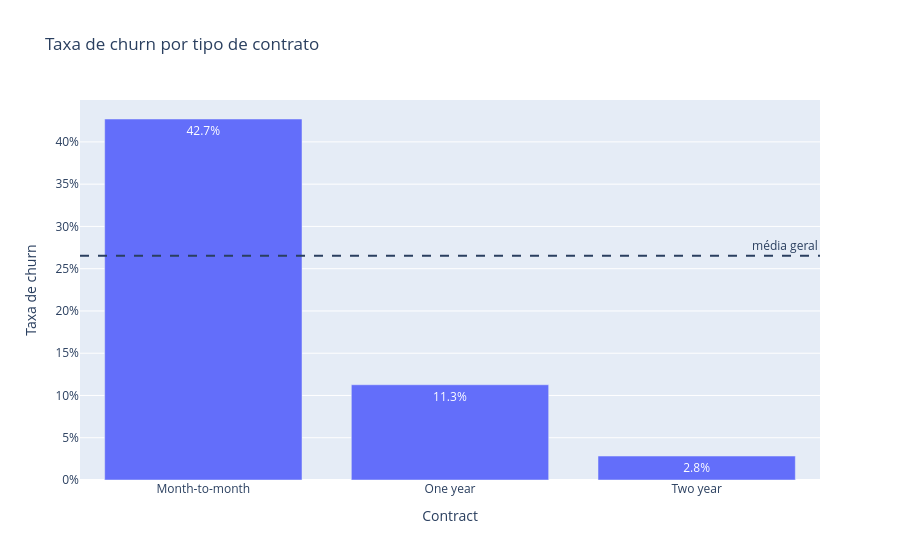
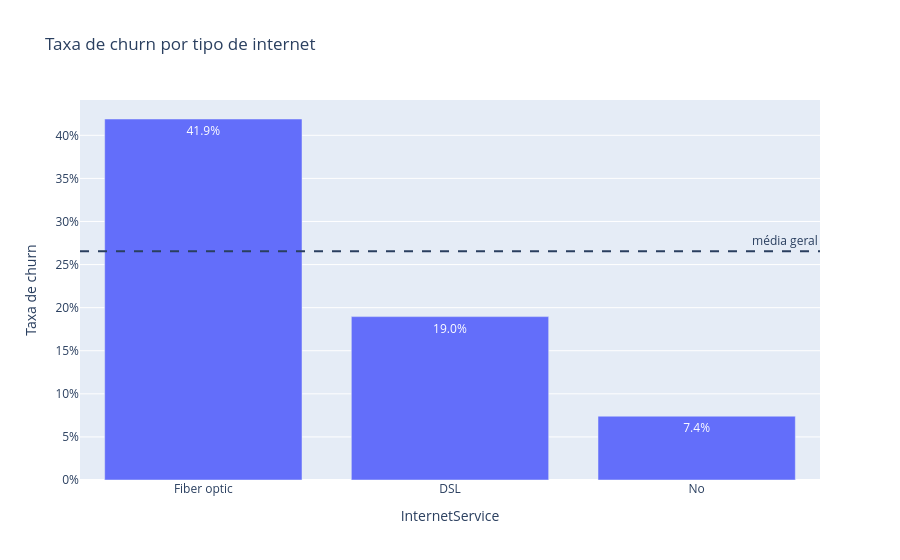
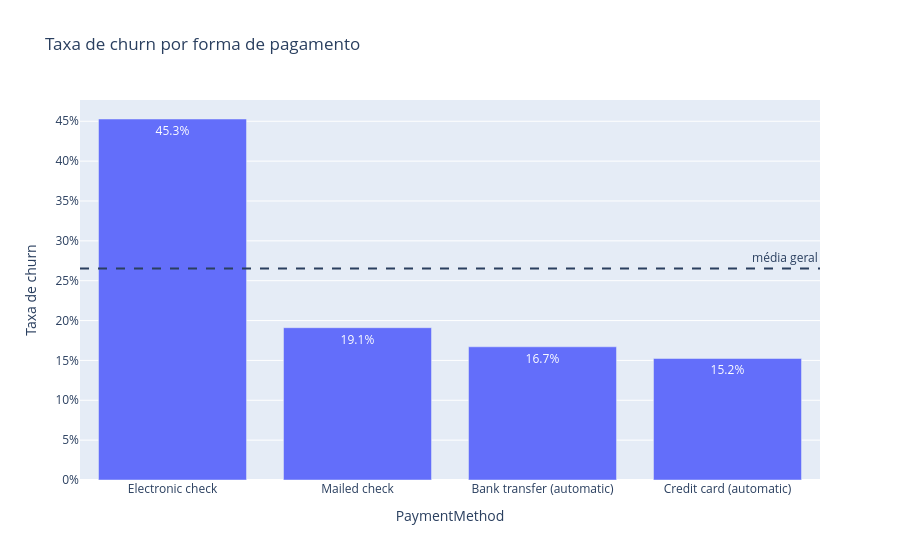

Notebook code cell kept with these figures, in order:
### Code cell
# ---------------------------------------------------------------
# Barras: churn por contrato, internet e pagamento
# ---------------------------------------------------------------
for coluna, rotulo in dimensoes.items():
    fig = grafico_taxa(resumo_churn(df_telco_limpo, coluna), coluna, f"Taxa de churn por {rotulo.lower()}")
    fig.show()

# ESPERADO: três gráficos de barras, cada um com a linha tracejada da média geral.
# AUXÍLIO DE EXECUÇÃO: se nenhum gráfico aparecer, reinicie o kernel e rode de novo a célula do import.

### Figure 1 — Plotly figure (JSON) as saved in the notebook; plotly's stock layout.template omitted (floating-point values rounded to 4 significant figures)
{"data": [{"customdata": [[3875, 1655], [1473, 166], [1695, 48]], "hovertemplate": "Contract=%{x}<br>Taxa de churn=%{y}<br>clientes=%{customdata[0]}<br>cancelaram=%{customdata[1]}<extra></extra>", "legendgroup": "", "marker": {"color": "#636efa", "pattern": {"shape": ""}}, "name": "", "orientation": "v", "showlegend": false, "textposition": "auto", "texttemplate": "%{y:.1%}", "type": "bar", "x": ["Month-to-month", "One year", "Two year"], "xaxis": "x", "y": [0.4271, 0.1127, 0.02832], "yaxis": "y"}], "layout": {"annotations": [{"showarrow": false, "text": "média geral", "x": 1, "xanchor": "right", "xref": "x domain", "y": 0.2654, "yanchor": "bottom", "yref": "y"}], "barmode": "relative", "legend": {"tracegroupgap": 0}, "shapes": [{"line": {"dash": "dash"}, "type": "line", "x0": 0, "x1": 1, "xref": "x domain", "y0": 0.2654, "y1": 0.2654, "yref": "y"}], "title": {"text": "Taxa de churn por tipo de contrato"}, "xaxis": {"anchor": "y", "domain": [0, 1], "title": {"text": "Contract"}}, "yaxis": {"anchor": "x", "domain": [0, 1], "tickformat": ".0%", "title": {"text": "Taxa de churn"}}}}

### Figure 2 — Plotly figure (JSON) as saved in the notebook; plotly's stock layout.template omitted (floating-point values rounded to 4 significant figures)
{"data": [{"customdata": [[3096, 1297], [2421, 459], [1526, 113]], "hovertemplate": "InternetService=%{x}<br>Taxa de churn=%{y}<br>clientes=%{customdata[0]}<br>cancelaram=%{customdata[1]}<extra></extra>", "legendgroup": "", "marker": {"color": "#636efa", "pattern": {"shape": ""}}, "name": "", "orientation": "v", "showlegend": false, "textposition": "auto", "texttemplate": "%{y:.1%}", "type": "bar", "x": ["Fiber optic", "DSL", "No"], "xaxis": "x", "y": [0.4189, 0.1896, 0.07405], "yaxis": "y"}], "layout": {"annotations": [{"showarrow": false, "text": "média geral", "x": 1, "xanchor": "right", "xref": "x domain", "y": 0.2654, "yanchor": "bottom", "yref": "y"}], "barmode": "relative", "legend": {"tracegroupgap": 0}, "shapes": [{"line": {"dash": "dash"}, "type": "line", "x0": 0, "x1": 1, "xref": "x domain", "y0": 0.2654, "y1": 0.2654, "yref": "y"}], "title": {"text": "Taxa de churn por tipo de internet"}, "xaxis": {"anchor": "y", "domain": [0, 1], "title": {"text": "InternetService"}}, "yaxis": {"anchor": "x", "domain": [0, 1], "tickformat": ".0%", "title": {"text": "Taxa de churn"}}}}

### Figure 3 — Plotly figure (JSON) as saved in the notebook; plotly's stock layout.template omitted (floating-point values rounded to 4 significant figures)
{"data": [{"customdata": [[2365, 1071], [1612, 308], [1544, 258], [1522, 232]], "hovertemplate": "PaymentMethod=%{x}<br>Taxa de churn=%{y}<br>clientes=%{customdata[0]}<br>cancelaram=%{customdata[1]}<extra></extra>", "legendgroup": "", "marker": {"color": "#636efa", "pattern": {"shape": ""}}, "name": "", "orientation": "v", "showlegend": false, "textposition": "auto", "texttemplate": "%{y:.1%}", "type": "bar", "x": ["Electronic check", "Mailed check", "Bank transfer (automatic)", "Credit card (automatic)"], "xaxis": "x", "y": [0.4529, 0.1911, 0.1671, 0.1524], "yaxis": "y"}], "layout": {"annotations": [{"showarrow": false, "text": "média geral", "x": 1, "xanchor": "right", "xref": "x domain", "y": 0.2654, "yanchor": "bottom", "yref": "y"}], "barmode": "relative", "legend": {"tracegroupgap": 0}, "shapes": [{"line": {"dash": "dash"}, "type": "line", "x0": 0, "x1": 1, "xref": "x domain", "y0": 0.2654, "y1": 0.2654, "yref": "y"}], "title": {"text": "Taxa de churn por forma de pagamento"}, "xaxis": {"anchor": "y", "domain": [0, 1], "title": {"text": "PaymentMethod"}}, "yaxis": {"anchor": "x", "domain": [0, 1], "tickformat": ".0%", "title": {"text": "Taxa de churn"}}}}
